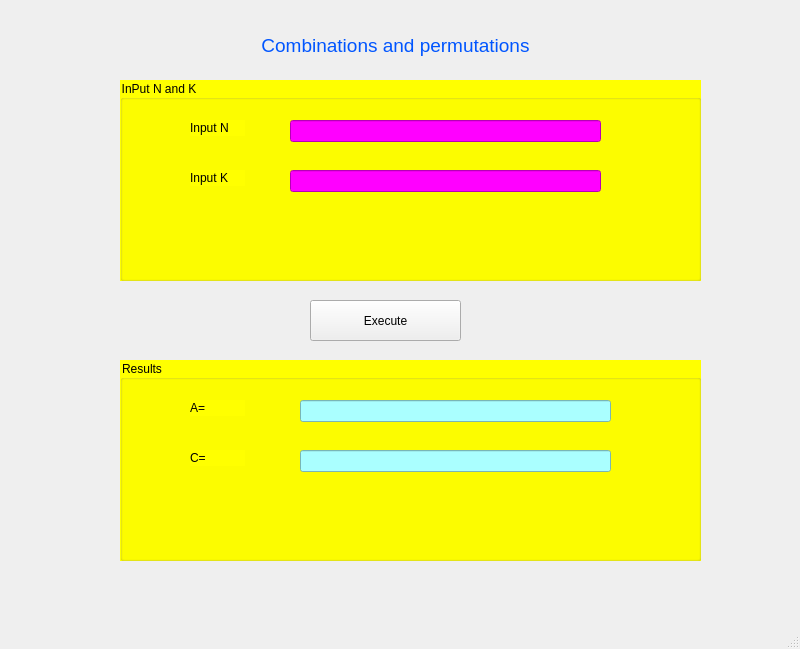
<?xml version="1.0" encoding="UTF-8"?>
<ui version="4.0">
 <class>MainWindow</class>
 <widget class="QMainWindow" name="MainWindow">
  <property name="geometry">
   <rect>
    <x>0</x>
    <y>0</y>
    <width>800</width>
    <height>649</height>
   </rect>
  </property>
  <property name="windowTitle">
   <string>MainWindow</string>
  </property>
  <widget class="QWidget" name="centralwidget">
   <widget class="QGroupBox" name="groupBox">
    <property name="geometry">
     <rect>
      <x>120</x>
      <y>80</y>
      <width>581</width>
      <height>201</height>
     </rect>
    </property>
    <property name="styleSheet">
     <string notr="true">background-color: rgb(255, 255, 0);</string>
    </property>
    <property name="title">
     <string>InPut N and K</string>
    </property>
    <widget class="QLabel" name="label_2">
     <property name="geometry">
      <rect>
       <x>70</x>
       <y>40</y>
       <width>55</width>
       <height>16</height>
      </rect>
     </property>
     <property name="text">
      <string>Input N</string>
     </property>
    </widget>
    <widget class="QLineEdit" name="lineEditN">
     <property name="geometry">
      <rect>
       <x>170</x>
       <y>40</y>
       <width>311</width>
       <height>22</height>
      </rect>
     </property>
     <property name="styleSheet">
      <string notr="true">background-color: rgb(255, 0, 255);</string>
     </property>
    </widget>
    <widget class="QLabel" name="label_3">
     <property name="geometry">
      <rect>
       <x>70</x>
       <y>90</y>
       <width>55</width>
       <height>16</height>
      </rect>
     </property>
     <property name="text">
      <string>Input K</string>
     </property>
    </widget>
    <widget class="QLineEdit" name="lineEditK">
     <property name="geometry">
      <rect>
       <x>170</x>
       <y>90</y>
       <width>311</width>
       <height>22</height>
      </rect>
     </property>
     <property name="styleSheet">
      <string notr="true">background-color: rgb(255, 0, 255);</string>
     </property>
    </widget>
   </widget>
   <widget class="QLabel" name="label">
    <property name="geometry">
     <rect>
      <x>130</x>
      <y>30</y>
      <width>531</width>
      <height>31</height>
     </rect>
    </property>
    <property name="text">
     <string>&lt;html&gt;&lt;head/&gt;&lt;body&gt;&lt;p align=&quot;center&quot;&gt;&lt;span style=&quot; font-size:14pt; color:#0055ff;&quot;&gt;Combinations and permutations&lt;/span&gt;&lt;/p&gt;&lt;/body&gt;&lt;/html&gt;</string>
    </property>
   </widget>
   <widget class="QPushButton" name="pushButtonexecute">
    <property name="geometry">
     <rect>
      <x>310</x>
      <y>300</y>
      <width>151</width>
      <height>41</height>
     </rect>
    </property>
    <property name="text">
     <string>Execute</string>
    </property>
    <property name="icon">
     <iconset>
      <normaloff>C:/Users/Nhi/OneDrive/Hình ảnh/Ảnh chụp màn hình/Screenshot 2024-12-12 093633.png</normaloff>C:/Users/Nhi/OneDrive/Hình ảnh/Ảnh chụp màn hình/Screenshot 2024-12-12 093633.png</iconset>
    </property>
    <property name="iconSize">
     <size>
      <width>30</width>
      <height>30</height>
     </size>
    </property>
   </widget>
   <widget class="QGroupBox" name="groupBox_2">
    <property name="geometry">
     <rect>
      <x>120</x>
      <y>360</y>
      <width>581</width>
      <height>201</height>
     </rect>
    </property>
    <property name="styleSheet">
     <string notr="true">background-color: rgb(255, 255, 0);</string>
    </property>
    <property name="title">
     <string>Results</string>
    </property>
    <widget class="QLabel" name="label_4">
     <property name="geometry">
      <rect>
       <x>70</x>
       <y>40</y>
       <width>55</width>
       <height>16</height>
      </rect>
     </property>
     <property name="text">
      <string>A=</string>
     </property>
    </widget>
    <widget class="QLineEdit" name="lineEditA">
     <property name="geometry">
      <rect>
       <x>180</x>
       <y>40</y>
       <width>311</width>
       <height>22</height>
      </rect>
     </property>
     <property name="styleSheet">
      <string notr="true">background-color: rgb(170, 255, 255);</string>
     </property>
    </widget>
    <widget class="QLabel" name="label_5">
     <property name="geometry">
      <rect>
       <x>70</x>
       <y>90</y>
       <width>55</width>
       <height>16</height>
      </rect>
     </property>
     <property name="text">
      <string>C=</string>
     </property>
    </widget>
    <widget class="QLineEdit" name="lineEditC">
     <property name="geometry">
      <rect>
       <x>180</x>
       <y>90</y>
       <width>311</width>
       <height>22</height>
      </rect>
     </property>
     <property name="styleSheet">
      <string notr="true">background-color: rgb(170, 255, 255);</string>
     </property>
    </widget>
   </widget>
  </widget>
  <widget class="QMenuBar" name="menubar">
   <property name="geometry">
    <rect>
     <x>0</x>
     <y>0</y>
     <width>800</width>
     <height>26</height>
    </rect>
   </property>
  </widget>
  <widget class="QStatusBar" name="statusbar"/>
 </widget>
 <resources/>
 <connections/>
</ui>
